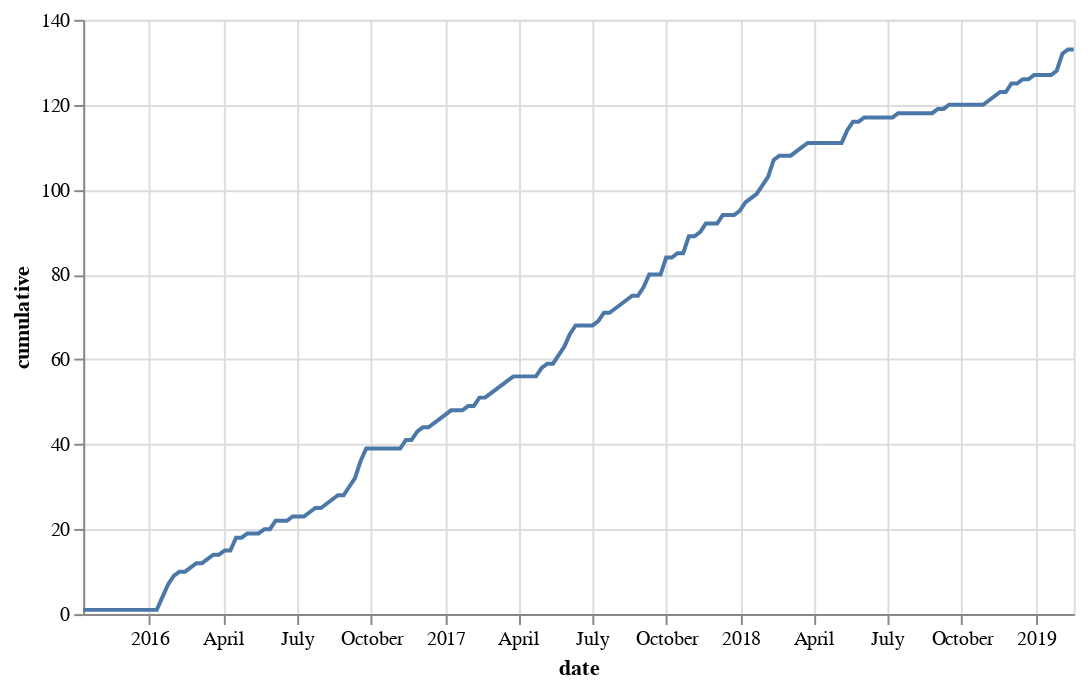

Source (notebook cell):
### Code cell
line = alt.Chart(data=unique.reset_index(), width=500).mark_line().encode(x='date', y='cumulative')
line

### Figure 1 — Vega-Lite specification as saved in the notebook (floating-point values rounded to 4 significant figures; data arrays with more than 128 entries replaced by an {"elided": "..."} marker saying what was removed)
{"$schema": "https://vega.github.io/schema/vega-lite/v2.6.0.json", "config": {"view": {"height": 300, "width": 400}}, "data": {"name": "data-5d8d8302c6914d058848e3bf93e150e5"}, "datasets": {"data-5d8d8302c6914d058848e3bf93e150e5": {"elided": "166 records"}}, "encoding": {"x": {"field": "date", "type": "temporal"}, "y": {"field": "cumulative", "type": "quantitative"}}, "mark": "line", "width": 500}
